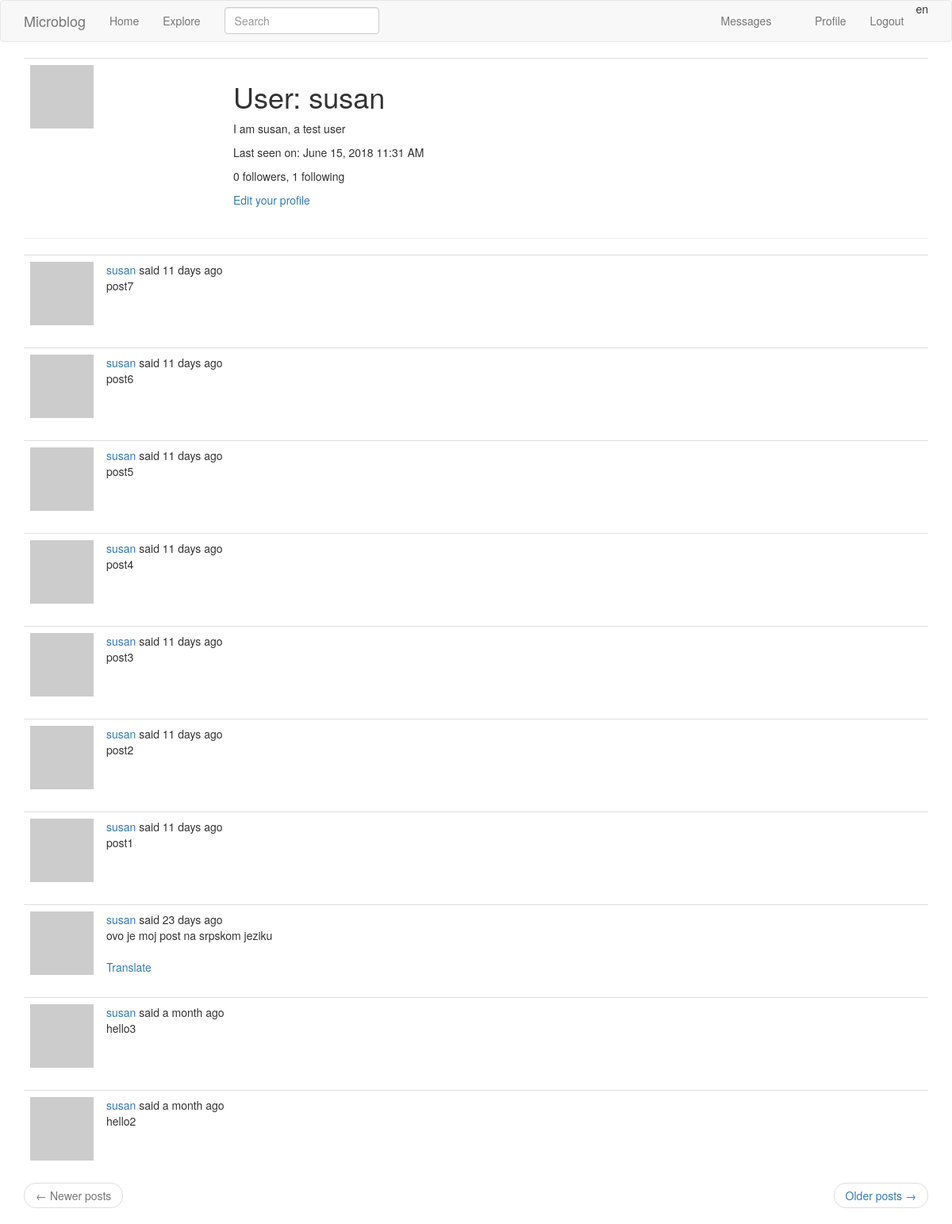
Page /user/susan (signed in) on the committed database.
### app1/models.py (models this page shows, shortened)
class User(UserMixin, db.Model):
    id = db.Column(db.Integer, primary_key=True)
    username = db.Column(db.String(64), index=True, unique=True)
    email = db.Column(db.String(120), index=True, unique=True)
    password_hash = db.Column(db.String(128))
    posts = db.relationship('Post', backref='author', lazy='dynamic')
    about_me = db.Column(db.String(140))
    last_seen = db.Column(db.DateTime, default=datetime.utcnow)
    follows = db.relationship(
        'User', secondary=followers,
        primaryjoin=(followers.c.follower_id == id),
        secondaryjoin=(followers.c.followed_id == id),
        backref=db.backref('followers', lazy='dynamic'), lazy='dynamic')
    messages_sent = db.relationship('Message', foreign_keys='Message.sender_id',
                                    backref='author', lazy='dynamic')
    messages_received = db.relationship('Message', foreign_keys='Message.recipient_id',
                                        backref='recipient', lazy='dynamic')
    last_message_read_time = db.Column(db.DateTime)
    notifications = db.relationship('Notification', backref='user',
                                    lazy='dynamic')
    def avatar(self, size):
        digest = md5(self.email.lower().encode('utf-8')).hexdigest()
        return 'https://www.gravatar.com/avatar/{}?d=identicon&s={}'.format(digest, size)
    def new_messages(self):
        last_read_time = self.last_message_read_time or datetime(1900, 1, 1)
        return Message.query.filter_by(recipient=self).filter(Message.timestamp > last_read_time).count()

class SearchableMixin(object):
    @classmethod
    def before_commit(cls, session):
        session._changes = {
            'add': [obj for obj in session.new if isinstance(obj, cls)],
            'update': [obj for obj in session.dirty if isinstance(obj, cls)],
            'delete': [obj for obj in session.deleted if isinstance(obj, cls)]
        }
    @classmethod
    def after_commit(cls, session):
        for obj in session._changes['add']:
            if isinstance(obj, SearchableMixin):
                add_to_index(obj.__tablename__, obj)
        for obj in session._changes['update']:
            if isinstance(obj, SearchableMixin):
                add_to_index(obj.__tablename__, obj)
        for obj in session._changes['delete']:
            if isinstance(obj, SearchableMixin):
                remove_from_index(obj.__tablename__, obj)
        session._changes = None

class Post(SearchableMixin, db.Model):
    __searchable__ = ['body']
    id = db.Column(db.Integer, primary_key=True)
    body = db.Column(db.String(140))
    timestamp = db.Column(db.DateTime, index=True, default=datetime.utcnow)
    user_id = db.Column(db.Integer, db.ForeignKey('user.id'))
    language = db.Column(db.String(5))

### app1/main/routes.py (the view)
@bp.route('/user/<username>')
@login_required
def user(username):
    user = User.query.filter_by(username=username).first_or_404()
    page = request.args.get('page', 1, type=int)
    posts = user.posts.order_by(Post.timestamp.desc()).paginate(
        page, current_app.config['POSTS_PER_PAGE'], False)
    next_url = url_for('main.user', username=user.username,
                       page=posts.next_num) if posts.has_next else None
    prev_url = url_for('main.user', username=user.username,
                       page=posts.prev_num) if posts.has_prev else None
    return render_template('main/user.html', user=user, posts=posts.items,
                           next_url=next_url, prev_url=prev_url)

### app1/main/forms.py
class SearchForm(FlaskForm):
    q = StringField(_l('Search'), validators=[DataRequired()])
    def __init__(self, *args, **kwargs):
        if 'formdata' not in kwargs:
            kwargs['formdata'] = request.args
        if 'csrf_enabled' not in kwargs:
            kwargs['csrf_enabled'] = False
        super(SearchForm, self).__init__(*args, **kwargs)

### app1/main/routes.py (called while the page is built)
@bp.before_app_request
def before_request():
    if current_user.is_authenticated:
        current_user.last_seen = datetime.utcnow()
        db.session.commit()
        g.search_form = SearchForm()
    g.locale = str(get_locale())

### app1/models.py (called while the page is built)
@login.user_loader
def load_user(id):
    return User.query.get(int(id))

### app1/templates/main/user.html (shortened to what this page needs)
{% extends 'main/base.html' %}
{% block app_content %}
    <table class="table table-hover">
        <tr>
            <td width="256px"><img src="{{ user.avatar(256) }}"></td>
            <td>
                <h1>{{ _('User') }}: {{ user.username }}</h1>
                {% if user.about_me %}<p>{{ user.about_me }}</p>{% endif %}
                {% if user.last_seen %}
                <p>{{ _('Last seen on') }}: {{ moment(user.last_seen).format('LLL') }}</p>{% endif %}
                <p>{{ _('%(count)d followers', count=user.followers.count()) }},
                    {{ _('%(count)d following', count=user.follows.count()) }}</p>
                {% if user == current_user %}
                <p><a href="{{ url_for('main.edit_profile') }}">{{ _('Edit your profile') }}</a></p>
                {% elif not current_user.is_following(user) %}
                <p><a href="{{ url_for('main.follow', username=user.username) }}">{{ _('Follow') }}</a></p>
                {% else %}
                <p><a href="{{ url_for('main.unfollow', username=user.username) }}">{{ _('Unfollow') }}</a></p>
                {% endif %}
            </td>
        </tr>
    </table>
    <hr>
    {% for post in posts %}
   		{% include 'main/_post.html' %}
    {% endfor %}
    <nav aria-label="...">
        <ul class="pager">
            <li class="previous{% if not prev_url %} disabled{% endif %}">
                <a href="{{ prev_url or '#' }}">
                    <span aria-hidden="true">&larr;</span> {{ _('Newer posts') }}
                </a>
            </li>
            <li class="next{% if not next_url %} disabled{% endif %}">
                <a href="{{ next_url or '#' }}">
                   {{ _('Older posts') }} <span aria-hidden="true">&rarr;</span>
                </a>
            </li>
        </ul>
    </nav>
{% endblock %}

### app1/templates/main/base.html (shortened to what this page needs)
{% extends 'bootstrap/base.html' %}
{% block navbar %}
    <nav class="navbar navbar-default">
        <div class="container">
            <div class="navbar-header">
                <a class="navbar-brand" href="{{ url_for('main.index') }}">Microblog</a>
            </div>
            <div class="collapse navbar-collapse" id="bs-example-navbar-collapse-1">
                <ul class="nav navbar-nav">
                    <li><a href="{{ url_for('main.index') }}">{{ _('Home') }}</a></li>
                    <li><a href="{{ url_for('main.explore') }}">{{ _('Explore') }}</a></li>
                </ul>
                {% if g.search_form %}
                     <form class="navbar-form navbar-left" method="get"
                        action="{{ url_for('main.search') }}">
                        <div class="form-group">
                        {{ g.search_form.q(size=20, class='form-control',
                            placeholder=g.search_form.q.label.text) }}
                        </div>
                     </form>
                {% endif %}
                <ul class="nav navbar-nav navbar-right">
                    {% if current_user.is_anonymous %}
                    <li><a href="{{ url_for('auth.login') }}">{{ _('Login') }}</a></li>
                    {% else %}
                    <li>
                        <a href="{{ url_for('main.messages') }}">{{ _('Messages') }}
                            {% set new_messages = current_user.new_messages() %}
                        </a>
                    </li>
                    <li><a href="{{ url_for('main.user', username=current_user.username) }}">{{ _('Profile') }}</a></li>
                    <li><a href="{{ url_for('auth.logout') }}">{{ _('Logout') }}</a></li>
                    <li><p>{{ g.locale }}</p></li>
                    {% endif %}
                </ul>
            </div>
        </div>
    </nav>
{% endblock %}
{% block content %}
    <div class="container">
        {% block app_content %}
        {% endblock %}
    </div>
{% endblock %}

### app1/templates/main/_post.html (shortened to what this page needs)
<table class="table table-hover">
    <tr>
        <td width="70px">
            <a href="{{ url_for('main.user', username=post.author.username) }}">
                <img src="{{ post.author.avatar(70) }}" />
            </a>
        </td>
        <td>
            {{ _('%(username)s said %(when)s',
                username=user_link, when=moment(post.timestamp).fromNow()) }}
            <br>
            <span id="post{{ post.id }}">{{ post.body }}</span>
            <br><br>
             {% if post.language and post.language != g.locale %}
                <span id="translation{{ post.id }}">
                    <a href="javascript:translate_js(
                                '#post{{ post.id }}',
                                '#translation{{ post.id }}',
                                '{{ post.language }}',
                                '{{ g.locale }}');">{{ _('Translate') }}</a>
                </span>
             {% endif %}
        </td>
    </tr>
</table>

### rows in the picture
User: username "susan", about_me "I am susan, a test user", last_seen "June 15, 2018 11:31 AM"
Post: body "post7"
Post: body "post6"
Post: body "post5"
Post: body "post4"
Post: body "post3"
Post: body "post2"
Post: body "post1"
Post: body "ovo je moj post na srpskom jeziku"
Post: body "hello3"
Post: body "hello2"

### other values in the picture
{{ g.locale }} "en"
